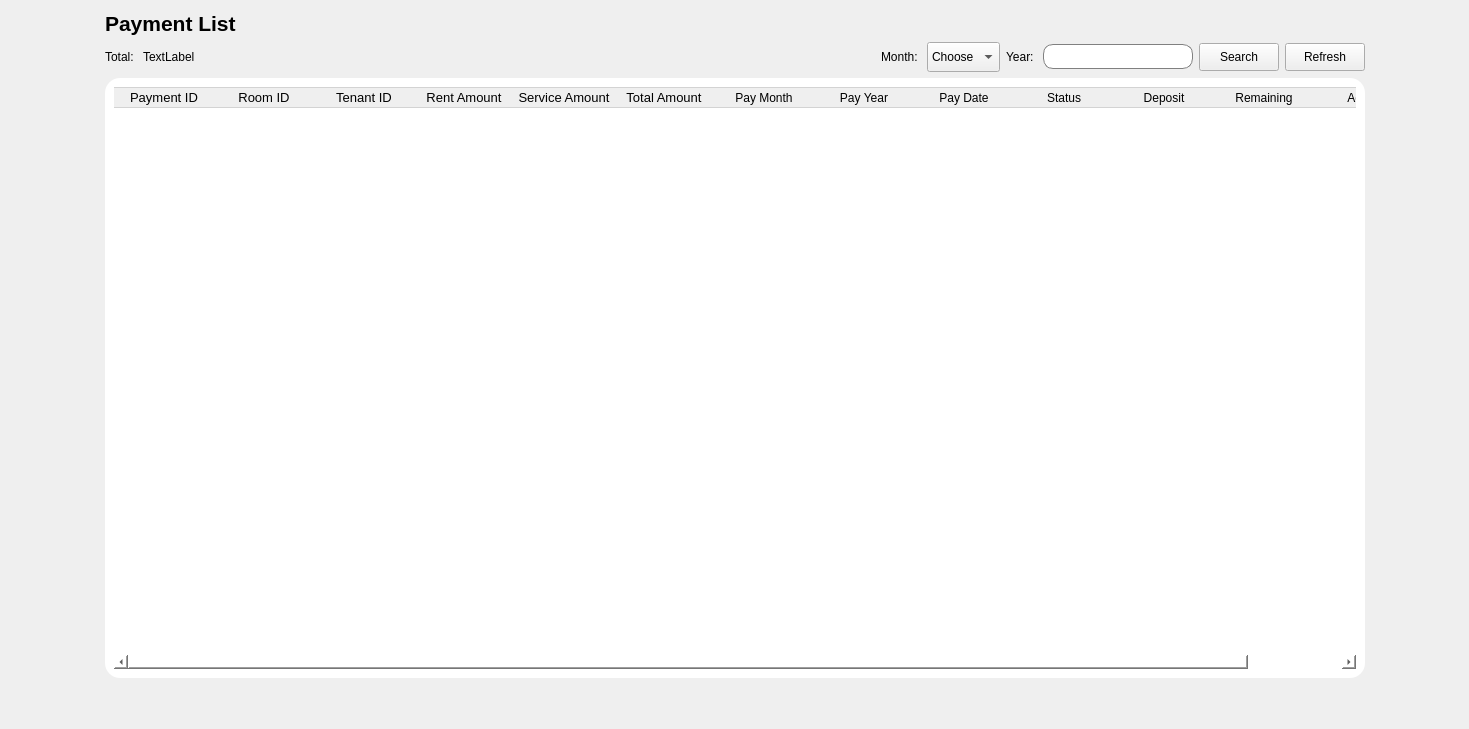
             <widget class="QWidget" name="page_58">
              <layout class="QHBoxLayout" name="horizontalLayout_176">
               <item>
                <spacer name="horizontalSpacer_144">
                 <property name="orientation">
                  <enum>Qt::Orientation::Horizontal</enum>
                 </property>
                 <property name="sizeHint" stdset="0">
                  <size>
                   <width>94</width>
                   <height>20</height>
                  </size>
                 </property>
                </spacer>
               </item>
               <item>
                <layout class="QVBoxLayout" name="verticalLayout_82">
                 <item>
                  <layout class="QHBoxLayout" name="horizontalLayout_177">
                   <item>
                    <widget class="QLabel" name="label_95">
                     <property name="font">
                      <font>
                       <pointsize>16</pointsize>
                       <bold>true</bold>
                      </font>
                     </property>
                     <property name="text">
                      <string>Payment List</string>
                     </property>
                    </widget>
                   </item>
                   <item>
                    <spacer name="horizontalSpacer_145">
                     <property name="orientation">
                      <enum>Qt::Orientation::Horizontal</enum>
                     </property>
                     <property name="sizeHint" stdset="0">
                      <size>
                       <width>40</width>
                       <height>20</height>
                      </size>
                     </property>
                    </spacer>
                   </item>
                  </layout>
                 </item>
                 <item>
                  <layout class="QHBoxLayout" name="horizontalLayout_178">
                   <item>
                    <layout class="QHBoxLayout" name="horizontalLayout_179">
                     <item>
                      <widget class="QLabel" name="label_96">
                       <property name="text">
                        <string>Total: </string>
                       </property>
                      </widget>
                     </item>
                     <item>
                      <widget class="QLabel" name="totalroom_21">
                       <property name="text">
                        <string>TextLabel</string>
                       </property>
                      </widget>
                     </item>
                    </layout>
                   </item>
                   <item>
                    <spacer name="horizontalSpacer_146">
                     <property name="orientation">
                      <enum>Qt::Orientation::Horizontal</enum>
                     </property>
                     <property name="sizeHint" stdset="0">
                      <size>
                       <width>40</width>
                       <height>20</height>
                      </size>
                     </property>
                    </spacer>
                   </item>
                   <item>
                    <widget class="QLabel" name="label_97">
                     <property name="text">
                      <string>Month: </string>
                     </property>
                    </widget>
                   </item>
                   <item>
                    <widget class="QComboBox" name="CBSP">
                     <property name="minimumSize">
                      <size>
                       <width>0</width>
                       <height>30</height>
                      </size>
                     </property>
                     <item>
                      <property name="text">
                       <string>Choose</string>
                      </property>
                     </item>
                     <item>
                      <property name="text">
                       <string>1</string>
                      </property>
                     </item>
                     <item>
                      <property name="text">
                       <string>2</string>
                      </property>
                     </item>
                     <item>
                      <property name="text">
                       <string>3</string>
                      </property>
                     </item>
                     <item>
                      <property name="text">
                       <string>4</string>
                      </property>
                     </item>
                     <item>
                      <property name="text">
                       <string>5</string>
                      </property>
                     </item>
                     <item>
                      <property name="text">
                       <string>6</string>
                      </property>
                     </item>
                     <item>
                      <property name="text">
                       <string>7</string>
                      </property>
                     </item>
                     <item>
                      <property name="text">
                       <string>8</string>
                      </property>
                     </item>
                     <item>
                      <property name="text">
                       <string>9</string>
                      </property>
                     </item>
                     <item>
                      <property name="text">
                       <string>10</string>
                      </property>
                     </item>
                     <item>
                      <property name="text">
                       <string>11</string>
                      </property>
                     </item>
                     <item>
                      <property name="text">
                       <string>12</string>
                      </property>
                     </item>
                    </widget>
                   </item>
                   <item>
                    <widget class="QLabel" name="label_98">
                     <property name="text">
                      <string>Year: </string>
                     </property>
                    </widget>
                   </item>
                   <item>
                    <widget class="QLineEdit" name="LineEditSearchPayment">
                     <property name="minimumSize">
                      <size>
                       <width>150</width>
                       <height>25</height>
                      </size>
                     </property>
                     <property name="maximumSize">
                      <size>
                       <width>150</width>
                       <height>16777215</height>
                      </size>
                     </property>
                     <property name="styleSheet">
                      <string notr="true">QLineEdit{
padding-left:20px;
border: 1px solid gray;
border-radius: 10px;
}</string>
                     </property>
                     <property name="text">
                      <string/>
                     </property>
                     <property name="placeholderText">
                      <string/>
                     </property>
                    </widget>
                   </item>
                   <item>
                    <widget class="QPushButton" name="searchPayment_4">
                     <property name="minimumSize">
                      <size>
                       <width>65</width>
                       <height>28</height>
                      </size>
                     </property>
                     <property name="text">
                      <string>Search</string>
                     </property>
                     <property name="icon">
                      <iconset resource="Resources.qrc">
                       <normaloff>:/new/prefix1/Resources/loupe.png</normaloff>:/new/prefix1/Resources/loupe.png</iconset>
                     </property>
                     <property name="checkable">
                      <bool>false</bool>
                     </property>
                    </widget>
                   </item>
                   <item>
                    <widget class="QPushButton" name="RefPaymentbtn">
                     <property name="minimumSize">
                      <size>
                       <width>65</width>
                       <height>28</height>
                      </size>
                     </property>
                     <property name="text">
                      <string>Refresh</string>
                     </property>
                     <property name="icon">
                      <iconset resource="Resources.qrc">
                       <normaloff>:/new/prefix1/Resources/reload.png</normaloff>:/new/prefix1/Resources/reload.png</iconset>
                     </property>
                    </widget>
                   </item>
                  </layout>
                 </item>
                 <item>
                  <widget class="QFrame" name="frame_36">
                   <property name="minimumSize">
                    <size>
                     <width>1260</width>
                     <height>600</height>
                    </size>
                   </property>
                   <property name="styleSheet">
                    <string notr="true">QWidget{
background-color: rgb(255, 255, 255);
border-radius:15px;
}</string>
                   </property>
                   <property name="frameShape">
                    <enum>QFrame::Shape::StyledPanel</enum>
                   </property>
                   <property name="frameShadow">
                    <enum>QFrame::Shadow::Raised</enum>
                   </property>
                   <layout class="QVBoxLayout" name="verticalLayout_83">
                    <item>
                     <widget class="QTableWidget" name="PaymentTable">
                      <property name="minimumSize">
                       <size>
                        <width>0</width>
                        <height>0</height>
                       </size>
                      </property>
                      <property name="font">
                       <font>
                        <pointsize>10</pointsize>
                       </font>
                      </property>
                      <property name="styleSheet">
                       <string notr="true">QPushButton{
	 color: rgb(255, 255, 255);
	 background-color: rgb(0, 0, 0);
	 border: none;
	 border-radius: 5px;
}
QTableWidget::item {
       border-right: none;
       border-left: none;
       border-bottom: 1px solid #D3D3D3;
}
QHeaderView::section {
       border: 1px solid #D3D3D3; 
       border-right: none;      
       border-left: none;       
}</string>
                      </property>
                      <property name="editTriggers">
                       <set>QAbstractItemView::EditTrigger::NoEditTriggers</set>
                      </property>
                      <property name="alternatingRowColors">
                       <bool>false</bool>
                      </property>
                      <property name="selectionMode">
                       <enum>QAbstractItemView::SelectionMode::NoSelection</enum>
                      </property>
                      <property name="showGrid">
                       <bool>false</bool>
                      </property>
                      <attribute name="horizontalHeaderVisible">
                       <bool>true</bool>
                      </attribute>
                      <attribute name="horizontalHeaderCascadingSectionResizes">
                       <bool>false</bool>
                      </attribute>
                      <attribute name="horizontalHeaderHighlightSections">
                       <bool>true</bool>
                      </attribute>
                      <attribute name="horizontalHeaderShowSortIndicator" stdset="0">
                       <bool>false</bool>
                      </attribute>
                      <attribute name="horizontalHeaderStretchLastSection">
                       <bool>false</bool>
                      </attribute>
                      <column>
                       <property name="text">
                        <string>Payment ID</string>
                       </property>
                       <property name="font">
                        <font>
                         <pointsize>10</pointsize>
                        </font>
                       </property>
                      </column>
                      <column>
                       <property name="text">
                        <string>Room ID</string>
                       </property>
                       <property name="font">
                        <font>
                         <pointsize>10</pointsize>
                        </font>
                       </property>
                      </column>
                      <column>
                       <property name="text">
                        <string>Tenant ID</string>
                       </property>
                       <property name="font">
                        <font>
                         <pointsize>10</pointsize>
                        </font>
                       </property>
                      </column>
                      <column>
                       <property name="text">
                        <string>Rent Amount</string>
                       </property>
                       <property name="font">
                        <font>
                         <pointsize>10</pointsize>
                        </font>
                       </property>
                      </column>
                      <column>
                       <property name="text">
                        <string>Service Amount</string>
                       </property>
                       <property name="font">
                        <font>
                         <pointsize>10</pointsize>
                        </font>
                       </property>
                      </column>
                      <column>
                       <property name="text">
                        <string>Total Amount</string>
                       </property>
                       <property name="font">
                        <font>
                         <pointsize>10</pointsize>
                        </font>
                       </property>
                      </column>
                      <column>
                       <property name="text">
                        <string>Pay Month</string>
                       </property>
                      </column>
                      <column>
                       <property name="text">
                        <string>Pay Year</string>
                       </property>
                      </column>
                      <column>
                       <property name="text">
                        <string>Pay Date</string>
                       </property>
                      </column>
                      <column>
                       <property name="text">
                        <string>Status</string>
                       </property>
                      </column>
                      <column>
                       <property name="text">
                        <string>Deposit</string>
                       </property>
                      </column>
                      <column>
                       <property name="text">
                        <string>Remaining</string>
                       </property>
                      </column>
                      <column>
                       <property name="text">
                        <string>Action</string>
                       </property>
                      </column>
                     </widget>
                    </item>
                   </layout>
                  </widget>
                 </item>
                 <item>
                  <spacer name="verticalSpacer_35">
                   <property name="orientation">
                    <enum>Qt::Orientation::Vertical</enum>
                   </property>
                   <property name="sizeHint" stdset="0">
                    <size>
                     <width>20</width>
                     <height>40</height>
                    </size>
                   </property>
                  </spacer>
                 </item>
                </layout>
               </item>
               <item>
                <spacer name="horizontalSpacer_147">
                 <property name="orientation">
                  <enum>Qt::Orientation::Horizontal</enum>
                 </property>
                 <property name="sizeHint" stdset="0">
                  <size>
                   <width>93</width>
                   <height>20</height>
                  </size>
                 </property>
                </spacer>
               </item>
              </layout>
             </widget>
